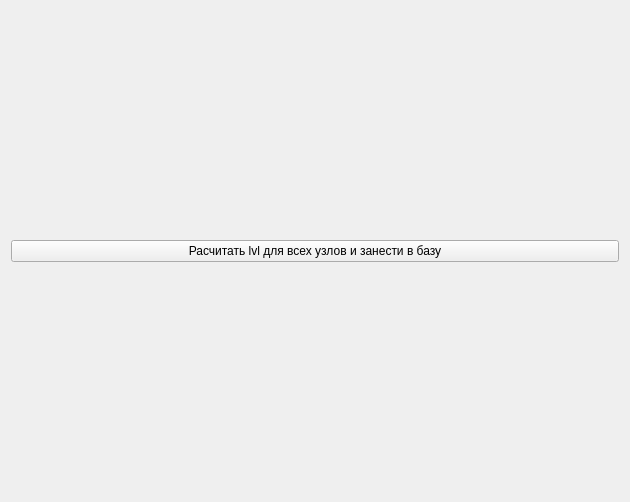
<?xml version="1.0" encoding="UTF-8"?>
<ui version="4.0">
 <class>Similarity</class>
 <widget class="QWidget" name="Similarity">
  <property name="geometry">
   <rect>
    <x>0</x>
    <y>0</y>
    <width>630</width>
    <height>502</height>
   </rect>
  </property>
  <property name="windowTitle">
   <string>Form</string>
  </property>
  <layout class="QGridLayout" name="gridLayout_2">
   <item row="0" column="0">
    <widget class="QPushButton" name="push_similarity">
     <property name="text">
      <string>Расчитать lvl для всех узлов и занести в базу</string>
     </property>
    </widget>
   </item>
  </layout>
 </widget>
 <resources/>
 <connections/>
</ui>
